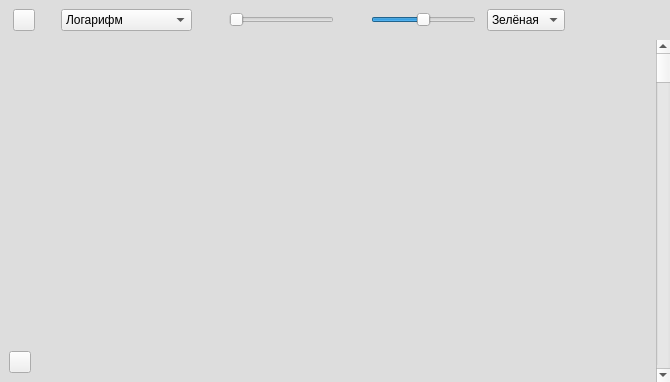
<?xml version="1.0" encoding="UTF-8"?>
<ui version="4.0">
 <class>GraphicTime</class>
 <widget class="QWidget" name="GraphicTime">
  <property name="geometry">
   <rect>
    <x>0</x>
    <y>0</y>
    <width>670</width>
    <height>382</height>
   </rect>
  </property>
  <property name="windowTitle">
   <string>Form</string>
  </property>
  <layout class="QGridLayout" name="gridLayout">
   <property name="leftMargin">
    <number>0</number>
   </property>
   <property name="topMargin">
    <number>0</number>
   </property>
   <property name="rightMargin">
    <number>0</number>
   </property>
   <property name="bottomMargin">
    <number>0</number>
   </property>
   <property name="spacing">
    <number>0</number>
   </property>
   <item row="0" column="0">
    <widget class="QFrame" name="frame">
     <property name="styleSheet">
      <string notr="true">QFrame {
  background-color: rgb(221, 221, 221);
}</string>
     </property>
     <property name="frameShape">
      <enum>QFrame::NoFrame</enum>
     </property>
     <property name="frameShadow">
      <enum>QFrame::Plain</enum>
     </property>
     <layout class="QVBoxLayout" name="verticalLayout">
      <property name="spacing">
       <number>0</number>
      </property>
      <property name="leftMargin">
       <number>0</number>
      </property>
      <property name="topMargin">
       <number>0</number>
      </property>
      <property name="rightMargin">
       <number>0</number>
      </property>
      <property name="bottomMargin">
       <number>0</number>
      </property>
      <item>
       <layout class="QHBoxLayout" name="horizontalLayout_2">
        <item>
         <layout class="QHBoxLayout" name="horizontalLayout_7">
          <property name="spacing">
           <number>0</number>
          </property>
          <item>
           <spacer name="horizontalSpacer_13">
            <property name="orientation">
             <enum>Qt::Horizontal</enum>
            </property>
            <property name="sizeType">
             <enum>QSizePolicy::Maximum</enum>
            </property>
            <property name="sizeHint" stdset="0">
             <size>
              <width>13</width>
              <height>20</height>
             </size>
            </property>
           </spacer>
          </item>
          <item>
           <widget class="QToolButton" name="orientationToolButton">
            <property name="minimumSize">
             <size>
              <width>22</width>
              <height>22</height>
             </size>
            </property>
            <property name="maximumSize">
             <size>
              <width>22</width>
              <height>22</height>
             </size>
            </property>
            <property name="toolTip">
             <string>Изменение направления оси времени</string>
            </property>
            <property name="text">
             <string/>
            </property>
            <property name="icon">
             <iconset resource="../resources.qrc">
              <normaloff>:/icons/inout-32.png</normaloff>:/icons/inout-32.png</iconset>
            </property>
           </widget>
          </item>
          <item>
           <spacer name="horizontalSpacer_14">
            <property name="orientation">
             <enum>Qt::Horizontal</enum>
            </property>
            <property name="sizeType">
             <enum>QSizePolicy::Maximum</enum>
            </property>
            <property name="sizeHint" stdset="0">
             <size>
              <width>13</width>
              <height>20</height>
             </size>
            </property>
           </spacer>
          </item>
         </layout>
        </item>
        <item>
         <widget class="QWidget" name="widget" native="true">
          <property name="sizePolicy">
           <sizepolicy hsizetype="Preferred" vsizetype="Maximum">
            <horstretch>0</horstretch>
            <verstretch>0</verstretch>
           </sizepolicy>
          </property>
          <property name="maximumSize">
           <size>
            <width>16777215</width>
            <height>40</height>
           </size>
          </property>
          <layout class="QGridLayout" name="gridLayout_5">
           <property name="leftMargin">
            <number>0</number>
           </property>
           <property name="topMargin">
            <number>0</number>
           </property>
           <property name="rightMargin">
            <number>0</number>
           </property>
           <property name="bottomMargin">
            <number>0</number>
           </property>
           <property name="spacing">
            <number>0</number>
           </property>
           <item row="0" column="0">
            <layout class="QHBoxLayout" name="horizontalLayout" stretch="0,0,0,0,0,0,0,0,0,0,0">
             <property name="spacing">
              <number>1</number>
             </property>
             <property name="sizeConstraint">
              <enum>QLayout::SetDefaultConstraint</enum>
             </property>
             <item>
              <spacer name="horizontalSpacer_10">
               <property name="orientation">
                <enum>Qt::Horizontal</enum>
               </property>
               <property name="sizeType">
                <enum>QSizePolicy::Maximum</enum>
               </property>
               <property name="sizeHint" stdset="0">
                <size>
                 <width>13</width>
                 <height>20</height>
                </size>
               </property>
              </spacer>
             </item>
             <item>
              <widget class="QComboBox" name="predIndicatorComboBox">
               <item>
                <property name="text">
                 <string>Логарифм</string>
                </property>
               </item>
               <item>
                <property name="text">
                 <string>Линейная</string>
                </property>
               </item>
               <item>
                <property name="text">
                 <string>Отметки</string>
                </property>
               </item>
               <item>
                <property name="text">
                 <string>Пороговая</string>
                </property>
               </item>
               <item>
                <property name="text">
                 <string>ГЛ-реверберация</string>
                </property>
               </item>
               <item>
                <property name="text">
                 <string>ГЛ-шум</string>
                </property>
               </item>
              </widget>
             </item>
             <item>
              <spacer name="horizontalSpacer_11">
               <property name="orientation">
                <enum>Qt::Horizontal</enum>
               </property>
               <property name="sizeType">
                <enum>QSizePolicy::Maximum</enum>
               </property>
               <property name="sizeHint" stdset="0">
                <size>
                 <width>10</width>
                 <height>20</height>
                </size>
               </property>
              </spacer>
             </item>
             <item>
              <widget class="QLabel" name="contrastLabel">
               <property name="minimumSize">
                <size>
                 <width>25</width>
                 <height>25</height>
                </size>
               </property>
               <property name="maximumSize">
                <size>
                 <width>25</width>
                 <height>25</height>
                </size>
               </property>
               <property name="text">
                <string/>
               </property>
               <property name="pixmap">
                <pixmap resource="../resources.qrc">:/icons/contrast.png</pixmap>
               </property>
              </widget>
             </item>
             <item>
              <widget class="QSlider" name="contrastSlider">
               <property name="orientation">
                <enum>Qt::Horizontal</enum>
               </property>
              </widget>
             </item>
             <item>
              <spacer name="horizontalSpacer_12">
               <property name="orientation">
                <enum>Qt::Horizontal</enum>
               </property>
               <property name="sizeType">
                <enum>QSizePolicy::Maximum</enum>
               </property>
               <property name="sizeHint" stdset="0">
                <size>
                 <width>10</width>
                 <height>20</height>
                </size>
               </property>
              </spacer>
             </item>
             <item>
              <widget class="QLabel" name="brightnessLabel">
               <property name="minimumSize">
                <size>
                 <width>25</width>
                 <height>25</height>
                </size>
               </property>
               <property name="maximumSize">
                <size>
                 <width>25</width>
                 <height>25</height>
                </size>
               </property>
               <property name="text">
                <string/>
               </property>
               <property name="pixmap">
                <pixmap resource="../resources.qrc">:/icons/sun.png</pixmap>
               </property>
              </widget>
             </item>
             <item>
              <widget class="QSlider" name="brightnessSlider">
               <property name="minimum">
                <number>1</number>
               </property>
               <property name="maximum">
                <number>200</number>
               </property>
               <property name="value">
                <number>100</number>
               </property>
               <property name="orientation">
                <enum>Qt::Horizontal</enum>
               </property>
              </widget>
             </item>
             <item>
              <spacer name="horizontalSpacer_4">
               <property name="orientation">
                <enum>Qt::Horizontal</enum>
               </property>
               <property name="sizeType">
                <enum>QSizePolicy::Maximum</enum>
               </property>
               <property name="sizeHint" stdset="0">
                <size>
                 <width>10</width>
                 <height>20</height>
                </size>
               </property>
              </spacer>
             </item>
             <item>
              <widget class="QComboBox" name="paletteComboBox">
               <item>
                <property name="text">
                 <string>Зелёная</string>
                </property>
               </item>
               <item>
                <property name="text">
                 <string>Радуга</string>
                </property>
               </item>
              </widget>
             </item>
             <item>
              <spacer name="horizontalSpacer">
               <property name="orientation">
                <enum>Qt::Horizontal</enum>
               </property>
               <property name="sizeHint" stdset="0">
                <size>
                 <width>68</width>
                 <height>87</height>
                </size>
               </property>
              </spacer>
             </item>
            </layout>
           </item>
          </layout>
         </widget>
        </item>
       </layout>
      </item>
      <item>
       <layout class="QHBoxLayout" name="horizontalLayout_3">
        <item>
         <widget class="QCustomPlot" name="graphic" native="true">
          <layout class="QGridLayout" name="gridLayout_2">
           <item row="0" column="0">
            <spacer name="verticalSpacer">
             <property name="orientation">
              <enum>Qt::Vertical</enum>
             </property>
             <property name="sizeHint" stdset="0">
              <size>
               <width>19</width>
               <height>292</height>
              </size>
             </property>
            </spacer>
           </item>
           <item row="1" column="0">
            <widget class="QToolButton" name="toolButtonGrid">
             <property name="minimumSize">
              <size>
               <width>22</width>
               <height>22</height>
              </size>
             </property>
             <property name="maximumSize">
              <size>
               <width>22</width>
               <height>22</height>
              </size>
             </property>
             <property name="toolTip">
              <string>Сетка</string>
             </property>
             <property name="text">
              <string/>
             </property>
             <property name="checkable">
              <bool>true</bool>
             </property>
            </widget>
           </item>
           <item row="1" column="1">
            <spacer name="horizontalSpacer_3">
             <property name="orientation">
              <enum>Qt::Horizontal</enum>
             </property>
             <property name="sizeHint" stdset="0">
              <size>
               <width>602</width>
               <height>19</height>
              </size>
             </property>
            </spacer>
           </item>
          </layout>
         </widget>
        </item>
        <item>
         <widget class="QScrollBar" name="verticalScrollBar">
          <property name="orientation">
           <enum>Qt::Vertical</enum>
          </property>
         </widget>
        </item>
       </layout>
      </item>
     </layout>
    </widget>
   </item>
  </layout>
 </widget>
 <customwidgets>
  <customwidget>
   <class>QCustomPlot</class>
   <extends>QWidget</extends>
   <header location="global">qcustomplot.h</header>
   <container>1</container>
  </customwidget>
 </customwidgets>
 <resources>
  <include location="../resources.qrc"/>
 </resources>
 <connections/>
</ui>
